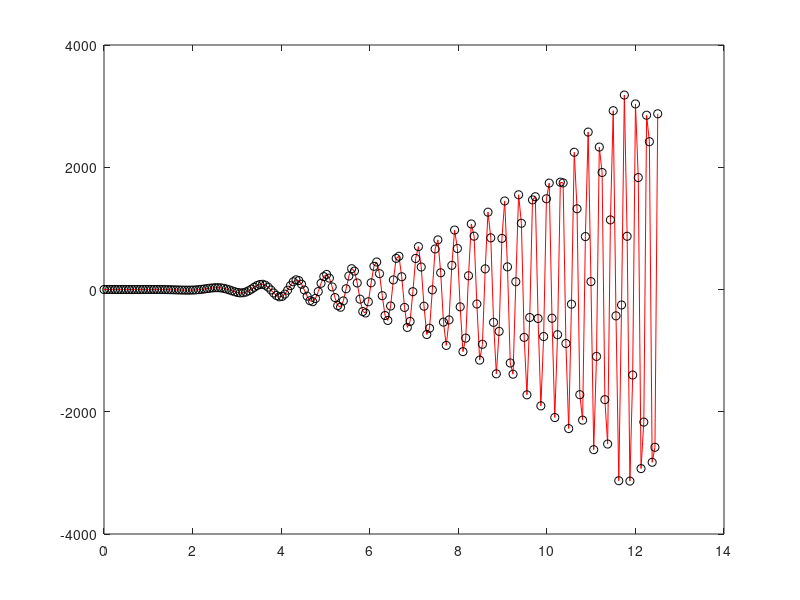
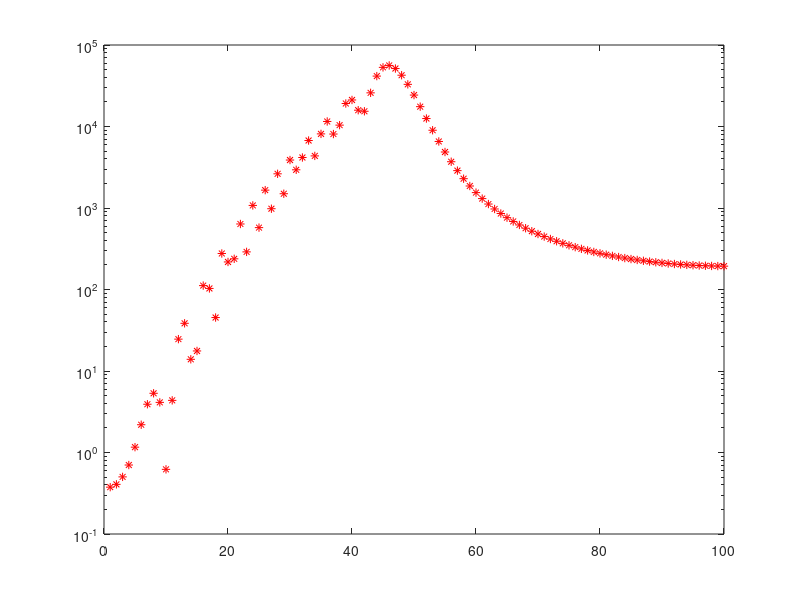

Write the MATLAB code that produced these figures, in order. (Note: this script raises an error after producing the figures.)
%Exercise 5
clear all
close all
format long
L=4*pi;
N=200;
h=L/N;
x=[0:h:L-h]';

y1=@(x) (2*(x.^3)-x).*cos((x.^2));
y=y1(x);
dy1=@(x) (6*(x.^2)-1).*cos(x.^2)+(2.*x).*(x-2*x.^3).*sin(x.^2);
dy=dy1(x);

yhat=fft(y);
yy1=ifft(yhat);
figure(1) %fourier series
plot(x,y,'r',x,yy1,'ko')

yhat1=fft(y)/N;
figure(2) % this is the sectrum
semilogy([1:N/2],abs(yhat(1:N/2)/N).^2,'r*')

%from this figure we can see that the spectrum is not going to Zero, so
%this is non periodic function, or even if the function itself is periodic,
%the derivative of it is non periodic

 kk=[0:N/2,-N/2+1:-1]';
omega=2.*pi/L;
yy2=ifft(omega*j*kk.*yhat);

nmodes=[10,20,40,80];
    err1=zeros(4,2);
    err=zeros(4,2);

l=1;

for i=1:length(nmodes)
    m=nmodes(i);
    mask=ones(N,1);
    mask(m+2:N-m)=0;
    
    coeff=mask.*yhat;
    FF=ifft(coeff);
    
    coeff1=(omega*j*kk).^l.*mask.*yhat;
    FF1=ifft(coeff1);
        err(i,1)=norm(y(x)-FF,inf)/norm(y(x),inf);
        err(i,2)=norm(y(x)-FF,2)/norm(y(x),2);

        err1(i,1)=norm(y1(x)-FF1,inf)/norm(y1(x),inf);
        err1(i,2)=norm(y1(x)-FF1,2)/norm(y1(x),2);
end
  pemp_2=[-log2(err(2,2)/err(1,2));-log2(err(3,2)/err(2,2));-log2(err(4,2)/err(3,2));]
    pemp_inf=[-log2(err(2,1)/err(1,1));-log2(err(3,1)/err(2,1));-log2(err(4,1)/err(3,1));]

    pemp1_2=[-log2(err1(2,2)/err1(1,2));-log2(err1(3,2)/err1(2,2));-log2(err1(4,2)/err1(3,2));]
    pemp1_inf=[-log2(err1(2,1)/err1(1,1));-log2(err1(3,1)/err1(2,1));-log2(err1(4,1)/err1(3,1));]
